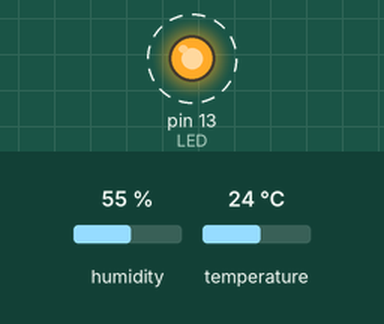
Bench run of a sketch on a simulated Arduino Uno, built with avr-gcc and run on an emulated ATmega328P. On the bench: output pins drawn as LEDs (lit = HIGH). Wiring (inferred from the names in the program): DHT22 sensor: data pin 5. Dashed ring = blinking. The inputs (shaded band) are chosen by the test bench; at power-on: humidity 55 %, temperature 24 °C. What the sketch prints to the serial monitor is not drawn.

Above: at 0.6 s.
Timing chart, 0 to 5.2 s (numbered marks = the images above):
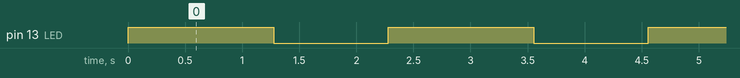

The sketch:

humidity.ino
```cpp
#include <Arduino.h>

// DHT22 code Based on AdaFruit library ...
#include <DHT.h>

#define LED 13

#define PIN 5

#define DHT_TYPE DHT22

  /*
  *
  */

static DHT dht(PIN, DHT_TYPE);

void setup()
{
  pinMode(LED, OUTPUT);
  dht.begin();

  Serial.begin(9600);
  Serial.print("DHT22\r\n");
}

void loop()
{
    static bool state = true;
    digitalWrite(LED, state ? HIGH : LOW);

    state = !state;

    float t = dht.readTemperature();
    float h = dht.readHumidity();

    Serial.print("humidity=");
    Serial.print(h);
    Serial.print(" temp=");
    Serial.print(t);
    Serial.print("\r\n");

    delay(1000); // ms
}

// FIN
```

Measured:
- by itself, pin 13 (LED): alternates HIGH for 1.3 s and LOW for 1.0 s
